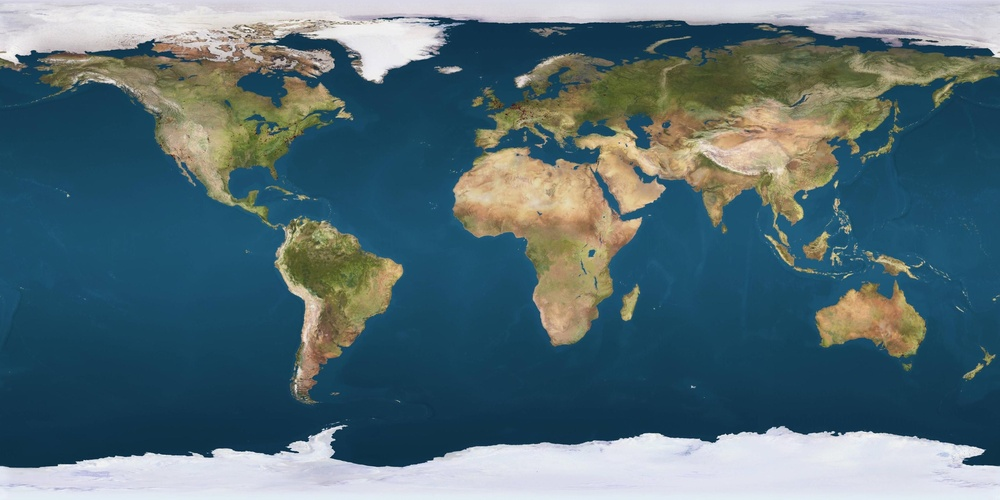
#> input picture q4_images/world_map_original.jpg, 1000 x 500 px, shrunk from 3686 x 1843 before the run
$ python main.py
#> lines starting #> are read from the running program, lines starting #| are printed output that depends on the picture
### q4_206574733_208634469.py
from PIL import Image
import numpy as np


def run():
    image = Image.open("q4_images/world_map_original.jpg")
#> image is the input picture: PIL image 1000x500 RGB; mean R, G, B 85.5, 109.9, 118.1
    pix = np.array(image)

    # create and fill the RGB matrices
    (rows, cols, depth) = pix.shape
#> rows = 500; cols = 1000; depth = 3
    rows = int(rows)
    cols = int(cols)
    depth = int(depth)
    reds = np.zeros((rows, cols))
    greens = np.zeros((rows, cols))
    blues = np.zeros((rows, cols))

    for i in range(rows):
        for j in range(cols):
            reds[i][j] = pix[i][j][0]
            greens[i][j] = pix[i][j][1]
            blues[i][j] = pix[i][j][2]
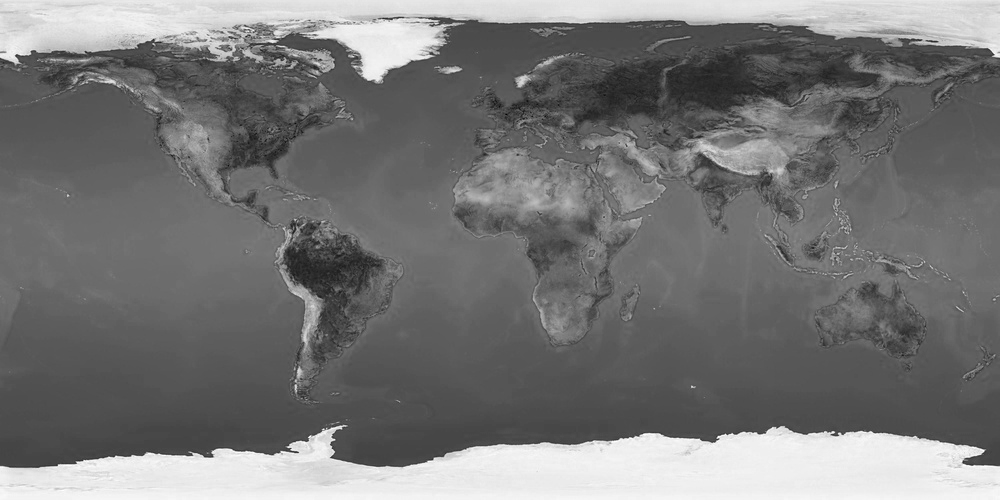
#> blues: shape (500, 1000) float64; min 0, max 255, mean 118.1
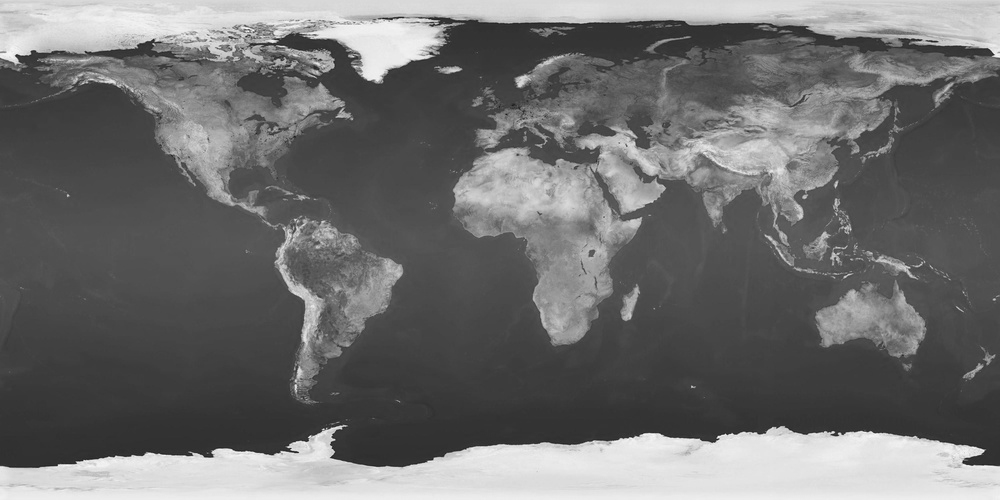
#> greens: shape (500, 1000) float64; min 24, max 254, mean 109.9
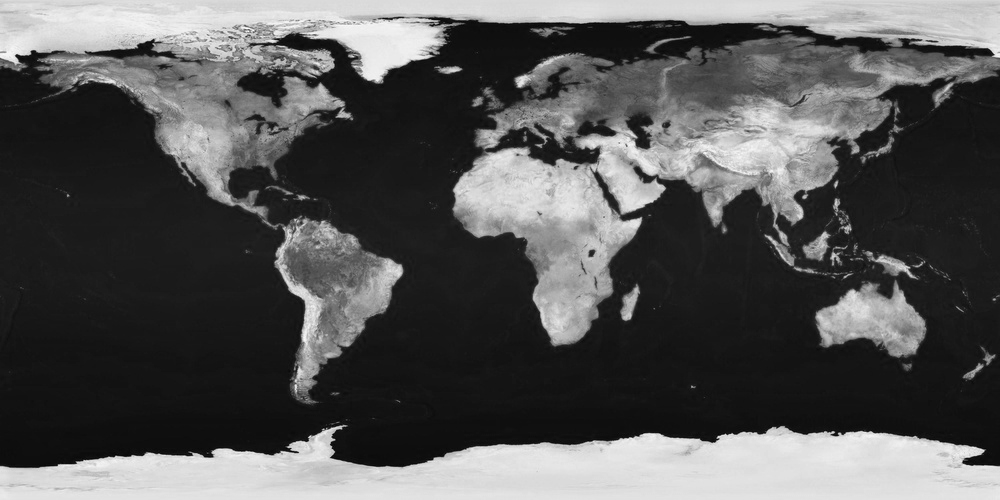
#> reds: shape (500, 1000) float64; min 1, max 255, mean 85.5

    rgb_list = [reds, greens, blues]
    k_list = [5, 80, 160, 320, 640]
    errors = {}
    for k in k_list:
        rgb_k_list = []  # here we will save the approximations of Reds, Greens and Blues
        for M in rgb_list:
            U, S, V = np.linalg.svd(M, full_matrices=True, compute_uv=True)
            # build the k-rank approximations for U, S, V
            Uk_t = np.zeros((k, rows))
            Sk = np.zeros((k, k))
            Vk_t = np.zeros((k, cols))
            for i in range(k):
                Uk_t[i] = np.transpose(U)[i]
                Vk_t[i] = V[i]
                Sk[i][i] = S[i]
            Uk = np.transpose(Uk_t)
            # build the k-rank approximations for M
            Mk = np.matmul(Uk, np.matmul(Sk, Vk_t))
            rgb_k_list.append(Mk)

        # union approximations of Reds, Greens and Blues to form a new picture
        pixels = np.zeros((rows, cols, depth)).astype(np.uint8)
        for i in range(rows):
            for j in range(cols):
                pixels[i][j][0] = rgb_k_list[0][i][j]
                pixels[i][j][1] = rgb_k_list[1][i][j]
                pixels[i][j][2] = rgb_k_list[2][i][j]
        new_image = Image.fromarray(pixels)
        # new_image.save("C:/Users/mshil/PycharmProjects/Semester_03/AlgebricMethods_Course/206574733_208634469/q4_images/world_map_"+str(k)+".jpg")
        new_image.show()

        # save the relative error of the Reds matrix, for each value k
        errors[k] = np.linalg.norm(reds - rgb_k_list[0], 'fro') ** 2 / np.linalg.norm(reds, 'fro') ** 2
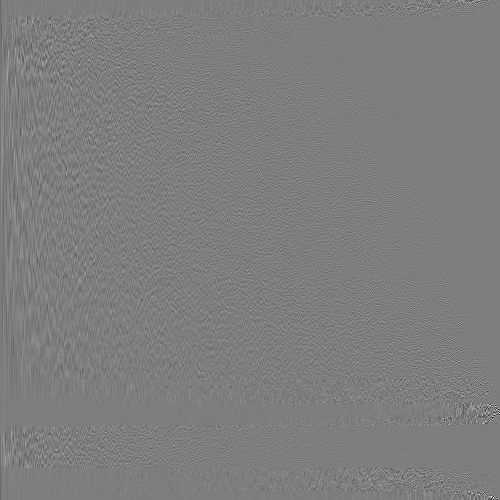
#> U: shape (500, 500) float64; min -0.659, max 0.672, mean -0.000165; drawn with min black and max white
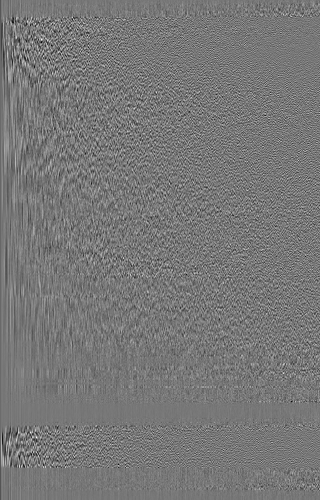
#> Uk: shape (500, 320) float64; min -0.285, max 0.321, mean -0.000144; drawn with min black and max white
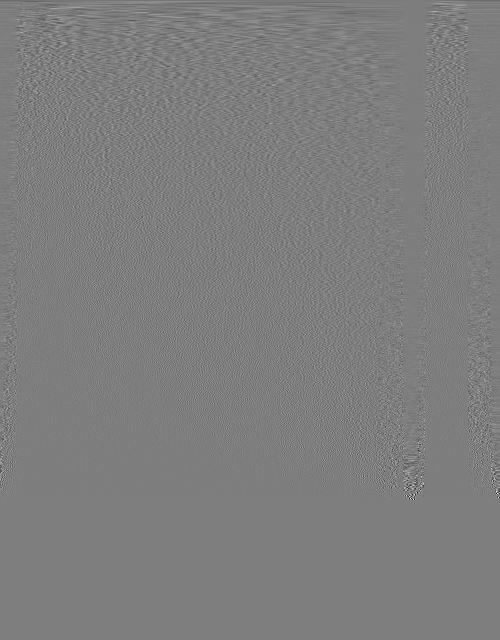
#> Uk_t: shape (640, 500) float64; min -0.659, max 0.672, mean -0.000129; drawn with min black and max white
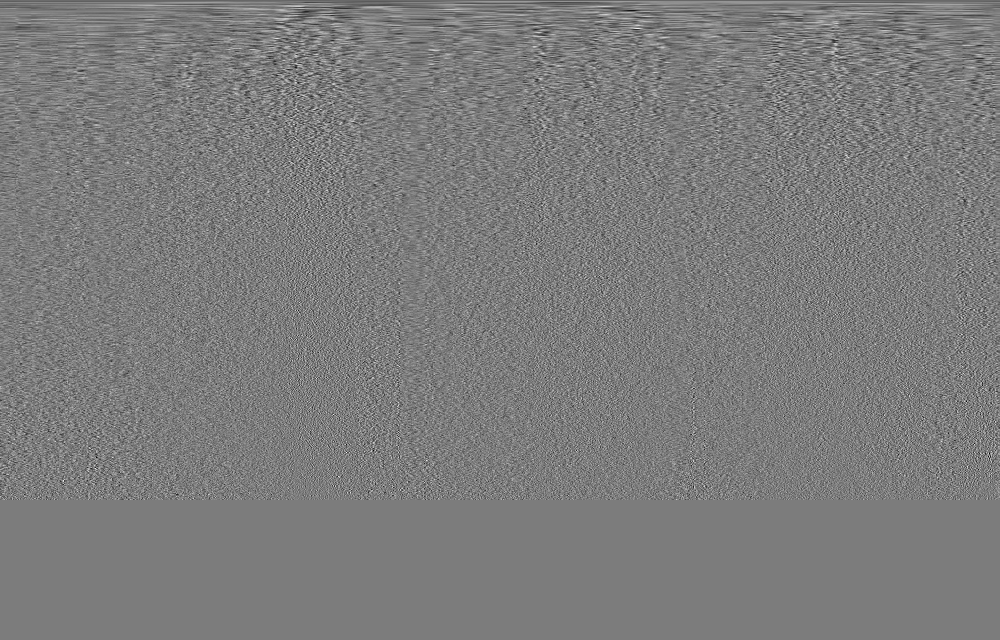
#> Vk_t: shape (640, 1000) float64; min -0.186, max 0.194, mean -5.24e-05; drawn with min black and max white
#> after the loop, errors = {5: 0.0686, 80: 0.00345, 160: 0.000883, 320: 7.58e-05}

    for k in k_list:
        print(f"for k={k}: relative error is {errors[k]}")

### main.py
import q4_206574733_208634469
import q5_206574733_208634469
if __name__ == '__main__':
#> (the run stopped early here; a loop or call above may not have finished)
